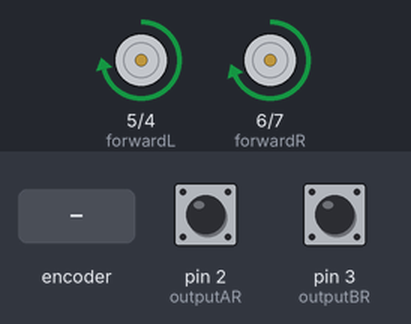
A sketch run on a simulated Arduino Uno, built with avr-gcc and run on an emulated ATmega328P. Parts: motor-driver pin pairs drawn as motors (green arrow = first pin HIGH = forward, orange = second pin HIGH = backward, longer = more drive). The inputs (shaded band) are chosen by the test bench; at power-on: pin 2 (outputAR) HIGH, pin 3 (outputBR) HIGH. What the sketch prints to the serial monitor is not drawn.

Above: at 1.2 s.
1.3 s: rotary encoder on pin 2 (outputAR) / pin 3 (outputBR) turned 2 steps (second pin leading)
Timing chart, 0 to 4.3 s (numbered marks = the images above; inputs shaded):
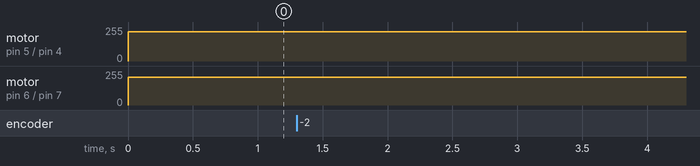

Measured:
- after the input at 1.3 s, motor on pin 5 (forwardL) / pin 4 (backwardL): forward 219/255 → forward 218/255 after 0.09 s; motor on pin 6 (forwardR) / pin 7 (backwardR): forward 209/255 → forward 210/255 after 0.09 s

The sketch:

Test_7_PID_Position_3_Robolympix_2021.ino
```cpp
//Variables encodeurs
#define outputAR 2
#define outputBR 3
#define outputAL 18
#define outputBL 19
volatile unsigned int temp=20;
volatile float Rdist=0.0;
volatile float Ldist=0.0;
volatile float distUnitR=(float)PI*40/1024/10;
volatile float distUnitL=(float)PI*40/600/10;

//Variables moteurs
float vitesseR = 0 ;
float vitesseL = 0 ;
float vitesseO = 0;
#define forwardR 6
#define backwardR 7
#define forwardL 5
#define backwardL 4

//Variables erreurs/commandes position
volatile float Rcmd=100;
volatile float Lcmd=100;
volatile float Rerror;
volatile float Lerror;
float prevRerror = 0;
float prevLerror = 0;
float sommeRerror = 0;
float sommeLerror = 0;

//Variables erreurs vitesse
volatile float Oerror;
float prevOerror = 0;
float sommeOerror = 0;

//Encoder functions
void ISRtrackAR(){
  Rdist+= (digitalRead(outputBR)==LOW) ? distUnitR : -distUnitR;
}
void ISRtrackBR(){
  Rdist+= (digitalRead(outputAR)==LOW) ? -distUnitR : distUnitR;
}

void ISRtrackAL(){
  Ldist+= (digitalRead(outputBL)==LOW) ? distUnitL : -distUnitL;
}

void ISRtrackBL(){
  Ldist+= (digitalRead(outputAL)==LOW) ? -distUnitL : distUnitL;
}

//Motor functions
void motorR(float vR) {
  if (vR>0){
    analogWrite(forwardR,vR);
    analogWrite(backwardR,0);
  }
  else{
    analogWrite(forwardR,0);
    analogWrite(backwardR,-vR);
  }
}

void motorL(float vL) {
  if (vL>0){
    analogWrite(forwardL,vL);
    analogWrite(backwardL,0);
  }
  else{
    analogWrite(forwardL,0);
    analogWrite(backwardL,-vL);
  }
}

//PID Position Parameters
/*float k1 = 0.04 ;
float k2 = 0.9;

float kpR = 2.3 ;
float kpL = 2.5 ;

float kdR = 4.5 ;
float kdL = 5.7 ;

float kiR = 0 ;
float kiL = 0 ;*/


float k1 = 0.01 ;
float k2 = 0.95;

float kpR = 2.1 ;
float kpL = 2.19 ;

float kdR = 4.5 ;
float kdL = 4.5 ;

float kiR = 0 ;
float kiL = 0 ;

float kpO = 1;
float kdO = 0;
float kiO = 0;

void PIDorientation(){
  Oerror=Rdist-Ldist;
  sommeOerror+=Oerror;

  vitesseO = (kpO * Oerror) + (kdO * (Oerror - prevOerror)) + kiO * sommeOerror;

  prevOerror = Oerror;
}

//PID Position + Asservissement Vitesse
void PIDposition() {

  PIDorientation();

  vitesseR = (kpR * Rerror) + (kdR * (Rerror - prevRerror)) + kiR * sommeRerror-vitesseO;
  vitesseL = (kpL * Lerror) + (kdL * (Lerror - prevLerror)) + kiL * sommeLerror+vitesseO;

  vitesseR = (vitesseR > 255) ? vitesseR * k1 * Rdist : vitesseR;
  vitesseL = (vitesseL > 255) ? vitesseL * k2 * Ldist : vitesseL;

  //Update errors
  prevRerror = Rerror;
  prevLerror = Lerror;

  motorR(vitesseR);
  motorL(vitesseL);
}

void setup() {
  Serial.begin(9600);

  //Command Encoders
  pinMode(outputAR, INPUT_PULLUP);
  pinMode(outputBR, INPUT_PULLUP);
  pinMode(outputAL, INPUT_PULLUP);
  pinMode(outputBL, INPUT_PULLUP);

  attachInterrupt(digitalPinToInterrupt(outputAR),ISRtrackAR,RISING);
  attachInterrupt(digitalPinToInterrupt(outputAL),ISRtrackAL,RISING);
  attachInterrupt(digitalPinToInterrupt(outputBR),ISRtrackBR,RISING);
  attachInterrupt(digitalPinToInterrupt(outputBL),ISRtrackBL,RISING);

  //Command Motors
  pinMode(forwardR,OUTPUT);
  pinMode(backwardR, OUTPUT);
  pinMode(forwardL, OUTPUT);
  pinMode(backwardL, OUTPUT);
}

void loop() {
  Rerror = Rcmd - Rdist;
  sommeRerror +=  Rerror ;

  Lerror = Lcmd - Ldist;
  sommeLerror +=  Lerror ;

  PIDposition();
  Serial.print(Rcmd);
  Serial.print(" ");
  Serial.print(Rdist);
  Serial.print(" ");
  Serial.print(vitesseR);
  Serial.print(" ");
  Serial.print(Lcmd);
  Serial.print(" ");
  Serial.print(Ldist);
  Serial.print(" ");
  Serial.println(vitesseR);

  /*Serial.print("Ldist= ");
  Serial.print(Ldist);
  Serial.print("\tLerror= ");
  Serial.print(Lerror);
  Serial.print("\t\tRdist= ");
  Serial.print(Rdist);
  Serial.print("\tRerror= ");
  Serial.println(Rerror);*/

  /*if (Rerror>0 && Lerror>0){
    motorR(82);
    motorL(92);
   }
  else
     if(Rerror>0){
        motorR(82);
        motorL(0);
      }
      else
        if (Lerror>0){
          motorR(0);
          motorL(92);
        }
        else{
          motorR(0);
          motorL(0);
        }*/
}
```
